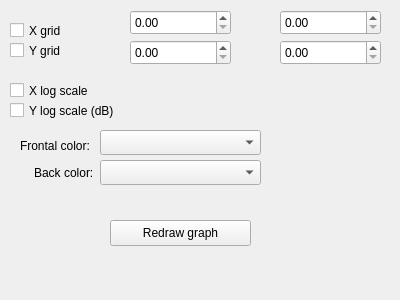
<?xml version="1.0" encoding="UTF-8"?>
<ui version="4.0">
 <class>DockWidget_Plot_Config</class>
 <widget class="QDockWidget" name="DockWidget_Plot_Config">
  <property name="geometry">
   <rect>
    <x>0</x>
    <y>0</y>
    <width>400</width>
    <height>300</height>
   </rect>
  </property>
  <property name="windowTitle">
   <string>Plot options</string>
  </property>
  <widget class="QWidget" name="dockWidgetContents">
   <widget class="QCheckBox" name="checkBox">
    <property name="geometry">
     <rect>
      <x>10</x>
      <y>20</y>
      <width>89</width>
      <height>21</height>
     </rect>
    </property>
    <property name="text">
     <string>X grid</string>
    </property>
   </widget>
   <widget class="QCheckBox" name="checkBox_2">
    <property name="geometry">
     <rect>
      <x>10</x>
      <y>40</y>
      <width>89</width>
      <height>21</height>
     </rect>
    </property>
    <property name="text">
     <string>Y grid</string>
    </property>
   </widget>
   <widget class="QCheckBox" name="checkBox_3">
    <property name="geometry">
     <rect>
      <x>10</x>
      <y>80</y>
      <width>89</width>
      <height>21</height>
     </rect>
    </property>
    <property name="text">
     <string>X log scale</string>
    </property>
   </widget>
   <widget class="QCheckBox" name="checkBox_4">
    <property name="geometry">
     <rect>
      <x>10</x>
      <y>100</y>
      <width>131</width>
      <height>21</height>
     </rect>
    </property>
    <property name="text">
     <string>Y log scale (dB)</string>
    </property>
   </widget>
   <widget class="QLabel" name="label">
    <property name="geometry">
     <rect>
      <x>20</x>
      <y>130</y>
      <width>101</width>
      <height>31</height>
     </rect>
    </property>
    <property name="text">
     <string>Frontal color:</string>
    </property>
   </widget>
   <widget class="QLabel" name="label_2">
    <property name="geometry">
     <rect>
      <x>34</x>
      <y>168</y>
      <width>81</width>
      <height>10</height>
     </rect>
    </property>
    <property name="text">
     <string>Back color:</string>
    </property>
   </widget>
   <widget class="QComboBox" name="comboBox">
    <property name="geometry">
     <rect>
      <x>100</x>
      <y>130</y>
      <width>161</width>
      <height>25</height>
     </rect>
    </property>
   </widget>
   <widget class="QComboBox" name="comboBox_2">
    <property name="geometry">
     <rect>
      <x>100</x>
      <y>160</y>
      <width>161</width>
      <height>25</height>
     </rect>
    </property>
   </widget>
   <widget class="QDoubleSpinBox" name="doubleSpinBox">
    <property name="geometry">
     <rect>
      <x>130</x>
      <y>10</y>
      <width>101</width>
      <height>25</height>
     </rect>
    </property>
   </widget>
   <widget class="QDoubleSpinBox" name="doubleSpinBox_2">
    <property name="geometry">
     <rect>
      <x>280</x>
      <y>10</y>
      <width>101</width>
      <height>25</height>
     </rect>
    </property>
   </widget>
   <widget class="QDoubleSpinBox" name="doubleSpinBox_3">
    <property name="geometry">
     <rect>
      <x>130</x>
      <y>40</y>
      <width>101</width>
      <height>25</height>
     </rect>
    </property>
   </widget>
   <widget class="QDoubleSpinBox" name="doubleSpinBox_4">
    <property name="geometry">
     <rect>
      <x>280</x>
      <y>40</y>
      <width>101</width>
      <height>25</height>
     </rect>
    </property>
   </widget>
   <widget class="QPushButton" name="pushButton">
    <property name="geometry">
     <rect>
      <x>110</x>
      <y>220</y>
      <width>141</width>
      <height>26</height>
     </rect>
    </property>
    <property name="text">
     <string>Redraw graph</string>
    </property>
   </widget>
  </widget>
 </widget>
 <resources/>
 <connections/>
</ui>
